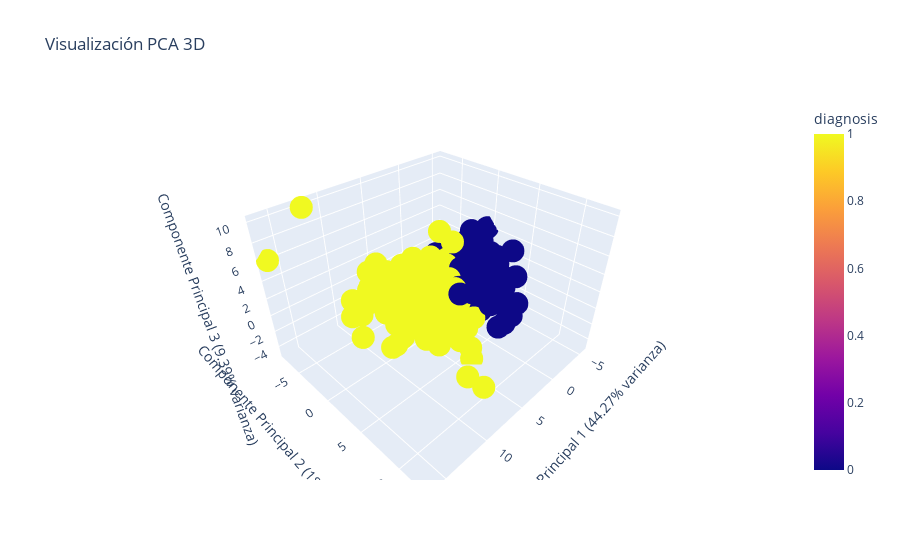

The cell this chart's notebook holds for it:
### Markdown cell above
# 3D Visualization

### Code cell
import plotly.express as px

fig= px.scatter_3d(pca_df, x='PC1', y='PC2', z='PC3',
                color='diagnosis', title='Visualización PCA 3D',
                labels={'PC1': f'Componente Principal 1 ({explained_variance[0]:.2f}% varianza)',
                        'PC2': f'Componente Principal 2 ({explained_variance[1]:.2f}% varianza)',
                        'PC3': f'Componente Principal 3 ({explained_variance[2]:.2f}% varianza)'})

fig.show()

### Figure 1 — Plotly figure (JSON) as saved in the notebook; plotly's stock layout.template omitted (floating-point values rounded to 4 significant figures; data arrays with more than 128 entries replaced by an {"elided": "..."} marker saying what was removed)
{"data": [{"hovertemplate": "Componente Principal 1 (44.27% varianza)=%{x}<br>Componente Principal 2 (18.97% varianza)=%{y}<br>Componente Principal 3 (9.39% varianza)=%{z}<br>diagnosis=%{marker.color}<extra></extra>", "legendgroup": "", "marker": {"color": {"elided": "569 int values"}, "coloraxis": "coloraxis", "symbol": "circle"}, "mode": "markers", "name": "", "scene": "scene", "showlegend": false, "type": "scatter3d", "x": {"elided": "569 float values"}, "y": {"elided": "569 float values"}, "z": {"elided": "569 float values"}}], "layout": {"coloraxis": {"colorbar": {"title": {"text": "diagnosis"}}, "colorscale": [[0, "#0d0887"], [0.1111, "#46039f"], [0.2222, "#7201a8"], [0.3333, "#9c179e"], [0.4444, "#bd3786"], [0.5556, "#d8576b"], [0.6667, "#ed7953"], [0.7778, "#fb9f3a"], [0.8889, "#fdca26"], [1, "#f0f921"]]}, "legend": {"tracegroupgap": 0}, "scene": {"domain": {"x": [0, 1], "y": [0, 1]}, "xaxis": {"title": {"text": "Componente Principal 1 (44.27% varianza)"}}, "yaxis": {"title": {"text": "Componente Principal 2 (18.97% varianza)"}}, "zaxis": {"title": {"text": "Componente Principal 3 (9.39% varianza)"}}}, "title": {"text": "Visualización PCA 3D"}}}
